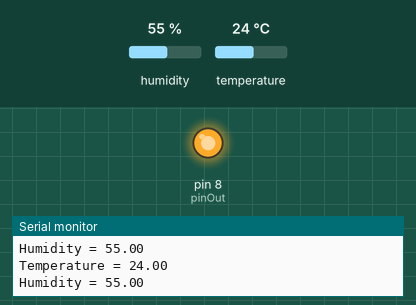
Recording of a sketch running on a simulated Arduino Uno, built with avr-gcc and run on an emulated ATmega328P. On the bench: output pins drawn as LEDs (lit = HIGH), the last lines printed to the serial monitor. The inputs (shaded band) are chosen by the test bench; at power-on: temperature 24 °C, humidity 55 %.

Above: at 2.8 s.
2.9 s: temperature set to 29 °C
5.6 s: temperature set to 32 °C
At 6.7 s:
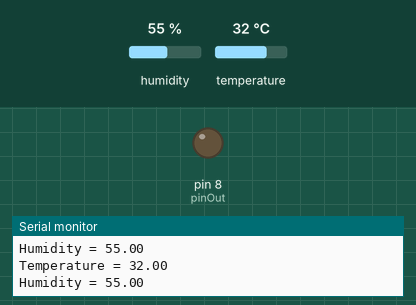
8.3 s: temperature set to 12 °C
At 11.3 s:
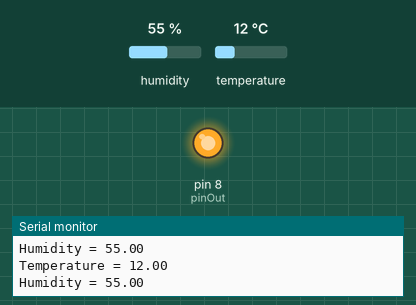
11.6 s: temperature set to 33 °C
At 12.7 s:
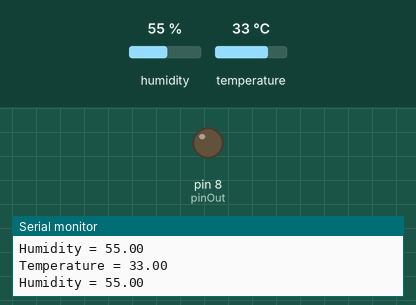
Timing chart, 0 to 14.6 s (numbered marks = the images above; inputs shaded):
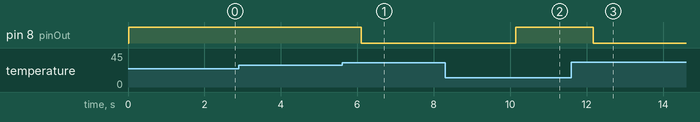

Measured:
- the behaviour switches between 30 and 31 °C on temperature (found by bisection; images 0 and 1)
- after the input at 5.6 s, pin 8 (pinOut): HIGH → LOW after 0.50 s
- after the input at 8.3 s, pin 8 (pinOut): LOW → HIGH after 1.8 s
- after the input at 11.6 s, pin 8 (pinOut): HIGH → LOW after 0.57 s

The sketch:

Temperature_Control.ino
```cpp
/*
This is our code for a temperature sensor controlling a light bulb
in order to regulate heat in oour box
*/
#include <dht.h>

dht DHT;

#define DHT11_PIN 7
int pinOut = 8;

void setup(){
  Serial.begin(9600);
  pinMode(8, OUTPUT);
}

void loop()
{
  int chk = DHT.read11(DHT11_PIN);
  float readTemp = DHT.temperature;
  Serial.print("Temperature = ");
  Serial.println(readTemp);
  Serial.print("Humidity = ");
  Serial.println(DHT.humidity);
  if (readTemp <= 30){
    digitalWrite(pinOut, HIGH);
  }
  else {
    digitalWrite(pinOut, LOW);
  }
  delay(2000);
}
```
